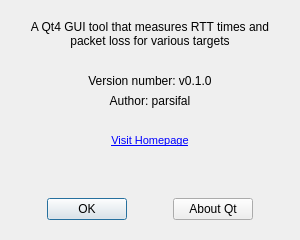
<?xml version="1.0" encoding="UTF-8"?>
<ui version="4.0">
 <class>DialogAbout</class>
 <widget class="QDialog" name="DialogAbout">
  <property name="windowModality">
   <enum>Qt::ApplicationModal</enum>
  </property>
  <property name="geometry">
   <rect>
    <x>0</x>
    <y>0</y>
    <width>300</width>
    <height>240</height>
   </rect>
  </property>
  <property name="minimumSize">
   <size>
    <width>300</width>
    <height>240</height>
   </size>
  </property>
  <property name="windowTitle">
   <string>About QSpeedTest</string>
  </property>
  <layout class="QGridLayout" name="gridLayout">
   <property name="margin">
    <number>20</number>
   </property>
   <item row="0" column="0">
    <widget class="QLabel" name="labelDescription">
     <property name="text">
      <string>A Qt4 GUI tool that measures RTT times and packet loss for various targets</string>
     </property>
     <property name="alignment">
      <set>Qt::AlignCenter</set>
     </property>
     <property name="wordWrap">
      <bool>true</bool>
     </property>
    </widget>
   </item>
   <item row="1" column="0">
    <spacer name="horizontalSpacer_3">
     <property name="orientation">
      <enum>Qt::Horizontal</enum>
     </property>
     <property name="sizeHint" stdset="0">
      <size>
       <width>257</width>
       <height>20</height>
      </size>
     </property>
    </spacer>
   </item>
   <item row="2" column="0">
    <widget class="QLabel" name="labelVersion">
     <property name="text">
      <string>Version number: v0.1.0</string>
     </property>
     <property name="alignment">
      <set>Qt::AlignCenter</set>
     </property>
    </widget>
   </item>
   <item row="3" column="0">
    <widget class="QLabel" name="labelAuthor">
     <property name="text">
      <string>Author: parsifal</string>
     </property>
     <property name="alignment">
      <set>Qt::AlignCenter</set>
     </property>
    </widget>
   </item>
   <item row="4" column="0">
    <spacer name="horizontalSpacer">
     <property name="orientation">
      <enum>Qt::Horizontal</enum>
     </property>
     <property name="sizeHint" stdset="0">
      <size>
       <width>257</width>
       <height>20</height>
      </size>
     </property>
    </spacer>
   </item>
   <item row="5" column="0">
    <widget class="QLabel" name="labelURL">
     <property name="text">
      <string>&lt;!DOCTYPE HTML PUBLIC &quot;-//W3C//DTD HTML 4.0//EN&quot; &quot;http://www.w3.org/TR/REC-html40/strict.dtd&quot;&gt;
&lt;html&gt;&lt;head&gt;&lt;meta name=&quot;qrichtext&quot; content=&quot;1&quot; /&gt;&lt;style type=&quot;text/css&quot;&gt;
p, li { white-space: pre-wrap; }
&lt;/style&gt;&lt;/head&gt;&lt;body style=&quot; font-family:'MS Shell Dlg 2'; font-size:8.25pt; font-weight:400; font-style:normal;&quot;&gt;
&lt;p style=&quot; margin-top:0px; margin-bottom:0px; margin-left:0px; margin-right:0px; -qt-block-indent:0; text-indent:0px;&quot;&gt;&lt;a href=&quot;http://www.mediafire.com/parsifal&quot;&gt;&lt;span style=&quot; text-decoration: underline; color:#0000ff;&quot;&gt;Visit Homepage&lt;/span&gt;&lt;/a&gt;&lt;/p&gt;&lt;/body&gt;&lt;/html&gt;</string>
     </property>
     <property name="alignment">
      <set>Qt::AlignCenter</set>
     </property>
    </widget>
   </item>
   <item row="6" column="0">
    <spacer name="verticalSpacer">
     <property name="orientation">
      <enum>Qt::Vertical</enum>
     </property>
     <property name="sizeHint" stdset="0">
      <size>
       <width>87</width>
       <height>19</height>
      </size>
     </property>
    </spacer>
   </item>
   <item row="7" column="0">
    <layout class="QHBoxLayout" name="horizontalLayout">
     <item>
      <spacer name="horizontalSpacer_4">
       <property name="orientation">
        <enum>Qt::Horizontal</enum>
       </property>
       <property name="sizeHint" stdset="0">
        <size>
         <width>40</width>
         <height>20</height>
        </size>
       </property>
      </spacer>
     </item>
     <item>
      <widget class="QPushButton" name="pushButtonOK">
       <property name="sizePolicy">
        <sizepolicy hsizetype="Fixed" vsizetype="Fixed">
         <horstretch>0</horstretch>
         <verstretch>0</verstretch>
        </sizepolicy>
       </property>
       <property name="text">
        <string>OK</string>
       </property>
      </widget>
     </item>
     <item>
      <spacer name="horizontalSpacer_2">
       <property name="orientation">
        <enum>Qt::Horizontal</enum>
       </property>
       <property name="sizeType">
        <enum>QSizePolicy::Minimum</enum>
       </property>
       <property name="sizeHint" stdset="0">
        <size>
         <width>40</width>
         <height>20</height>
        </size>
       </property>
      </spacer>
     </item>
     <item>
      <widget class="QPushButton" name="pushButtonAboutQt">
       <property name="sizePolicy">
        <sizepolicy hsizetype="Minimum" vsizetype="Minimum">
         <horstretch>0</horstretch>
         <verstretch>0</verstretch>
        </sizepolicy>
       </property>
       <property name="text">
        <string>About Qt</string>
       </property>
      </widget>
     </item>
     <item>
      <spacer name="horizontalSpacer_5">
       <property name="orientation">
        <enum>Qt::Horizontal</enum>
       </property>
       <property name="sizeHint" stdset="0">
        <size>
         <width>40</width>
         <height>20</height>
        </size>
       </property>
      </spacer>
     </item>
    </layout>
   </item>
  </layout>
 </widget>
 <resources/>
 <connections/>
</ui>
